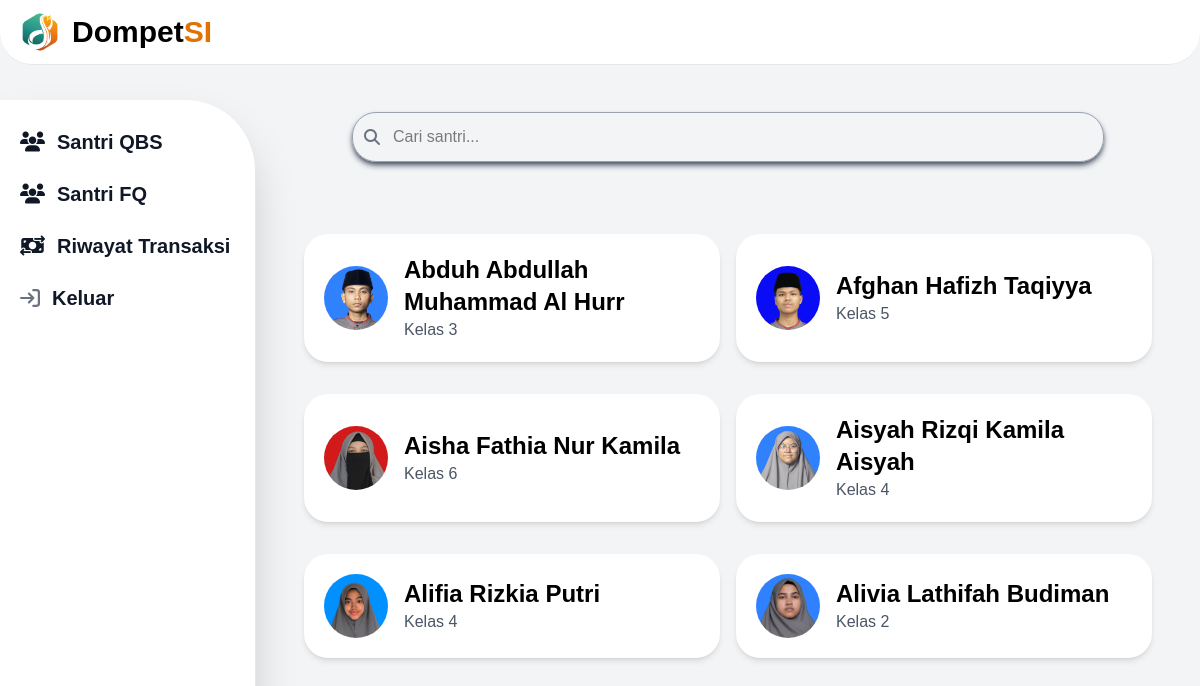
The app's page /dist/admin/admin.php (signed in) with its own data.
### tables this page shows
CREATE TABLE `saldo` (
  `id` int(11) NOT NULL,
  `santri_id` int(11) NOT NULL,
  `total_saldo` int(11) DEFAULT 0,
  `updated_at` datetime DEFAULT current_timestamp()
);

CREATE TABLE `santri` (
  `id` int(11) NOT NULL,
  `nis` varchar(255) NOT NULL,
  `nama` varchar(255) DEFAULT NULL,
  `kelas` varchar(255) DEFAULT NULL,
  `tgl_lahir` varchar(255) DEFAULT NULL,
  `kampus` varchar(255) DEFAULT NULL,
  `password` varchar(255) DEFAULT NULL,
  `foto` varchar(255) DEFAULT NULL
);

### dist/admin/admin.php (the view, shortened to what this page needs)
<?php
require_once '../../php/conn.php';
$keyword = isset($_GET['search']) ? $_GET['search'] : '';
$escaped = $conn->real_escape_string($keyword);
$query = "SELECT s.nis, s.nama, s.kelas, s.foto, sa.total_saldo
          FROM santri s
          JOIN saldo sa ON s.id = sa.santri_id
          WHERE s.nama LIKE '%$escaped%'
          ORDER BY s.nama ASC";
$result = $conn->query($query);
?>
  <!DOCTYPE html>
  <html>
    <head>
      <link rel="stylesheet" href="https://cdnjs.cloudflare.com/ajax/libs/font-awesome/6.5.1/css/all.min.css" />
      <link href="/src/output.css" rel="stylesheet" />
    </head>
    <body id="admin" class="bg-gray-100">
      <?php require_once('../../php/sidebar-admin.php'); ?>
      <div class="flex-1 md:p-6 sm:ml-64 mt-10">
        <div class="container hero-admin mx-auto mt-10 max-w-3xl p-4 sm:p-2">
          <form method="GET" class="relative w-full">
            <i class="fa-solid fa-magnifying-glass absolute left-3 top-1/2 -translate-y-1/2 text-gray-500"></i>
            <input
              type="text"
              name="search"
              value="<?= htmlspecialchars($keyword) ?>"
              placeholder="Cari santri..."
              class="search-hero w-full p-3 pl-10 rounded-3xl border border-gray-400 shadow-md shadow-gray-600"
            />
          </form>
        </div>
        <div class="flex flex-col  p-4">
          <div class="hero-card-santri-admin container mx-auto mt-10 max-h-3xl p-4 sm:p-2 grid grid-cols-1 md:grid-cols-2 gap-4 justify-items-center flex-grow overflow-auto scrollbar-hide">
            <?php if ($result && $result->num_rows > 0): ?>
              <?php while ($row = $result->fetch_assoc()): ?>
                <a href="santri.php?nis=<?= htmlspecialchars($row['nis']) ?>" class="bg-white p-5 rounded-3xl shadow-md mb-4 flex items-center max-w-md w-full">
                  <?php if (!empty($row['foto'])): ?>
                    <img
                      src="../../php/foto/<?= htmlspecialchars($row['foto']) ?>" alt="Foto <?= $row['nama'] ?>"
                      class="w-16 h-16 rounded-full mr-4"
                    />
                  <?php else: ?>
                    <span>—</span>
                  <?php endif; ?>
                  <div>
                    <h3 class="text-2xl font-bold"><?= htmlspecialchars($row['nama']) ?></h3>
                    <p class="text-gray-600">Kelas <?= htmlspecialchars($row['kelas']) ?></p>
                  </div>
                </a>
              <?php endwhile; ?>
            <?php else: ?>
              <p class="text-center w-full text-gray-500">Belum ada data santri atau saldo.</p>
            <?php endif; ?>
          </div>
        </div>
      </div>
    </body>
  </html>

### records on screen
saldo: santri.foto (picture), santri.nama "Abduh Abdullah Muhammad Al Hurr", santri.kelas "3"
saldo: santri.foto (picture), santri.nama "Afghan Hafizh Taqiyya", santri.kelas "5"
saldo: santri.foto (picture), santri.nama "Aisha Fathia Nur Kamila", santri.kelas "6"
saldo: santri.foto (picture), santri.nama "Aisyah Rizqi Kamila Aisyah", santri.kelas "4"
saldo: santri.foto (picture), santri.nama "Alifia Rizkia Putri", santri.kelas "4"
saldo: santri.foto (picture), santri.nama "Alivia Lathifah Budiman", santri.kelas "2"
